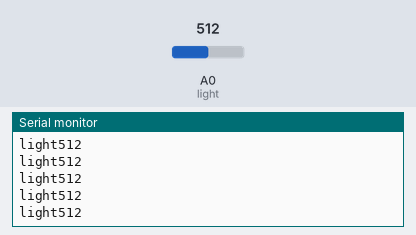
Simulated run of this sketch. Board: Arduino Uno, built with avr-gcc and run on an emulated ATmega328P. Shown: the last lines printed to the serial monitor. The inputs (shaded band) are chosen by the test bench; at power-on: A0 (light) = 512.

Above: at 2.7 s.
2.8 s: A0 (light) set to 984
At 3.6 s:
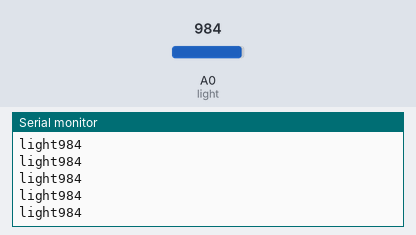
4.3 s: A0 (light) set to 1011
At 5.4 s:
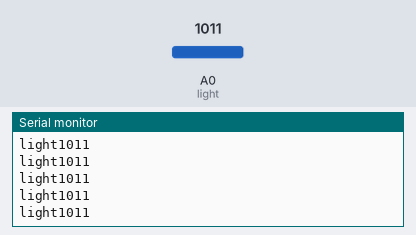
Timing chart, 0 to 7.3 s (numbered marks = the images above; inputs shaded):
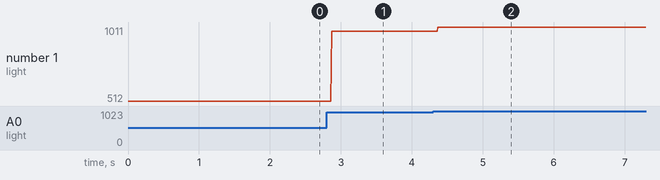

The sketch:

ex_read_light.ino
```cpp
#define light A0
int value = 0;

void setup() {
  pinMode(light,INPUT);
  Serial.begin(9600);
}

void loop() {
  value = analogRead(light);
  Serial.print("light");
  Serial.println(value);
}
```

Measured:
- after the input at 2.8 s, the serial monitor: prints a new line after 0.07 s (image 1)
- after the input at 4.3 s, the serial monitor: prints a new line after 0.07 s (image 2)
- plotted number 1: 512 → 984 after the input at 2.8 s, 984 → 1011 after the input at 4.3 s
